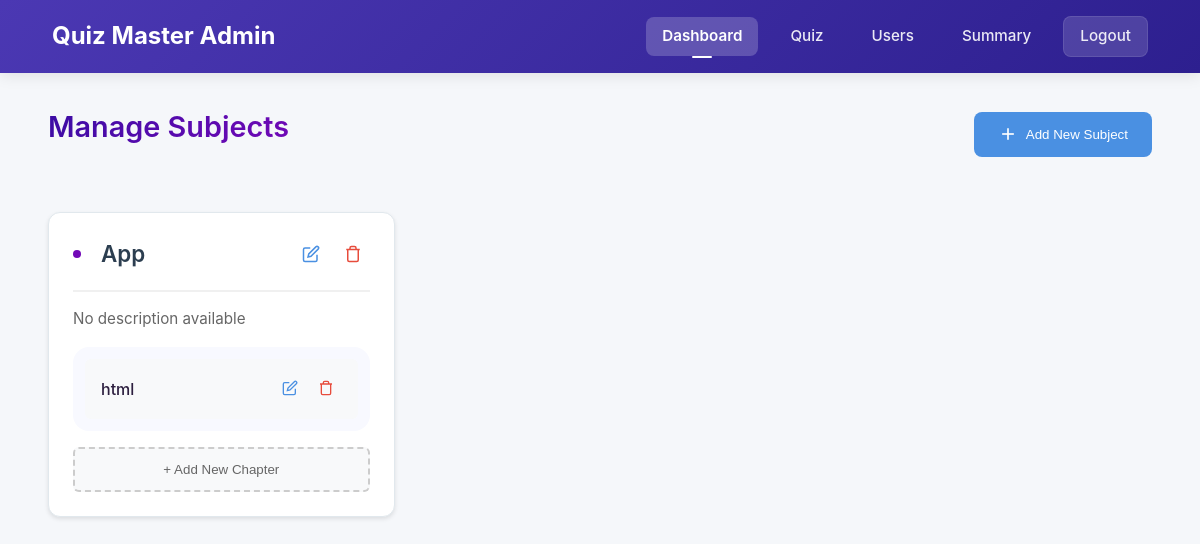
The app's page /admin/dashboard (signed in), older data.
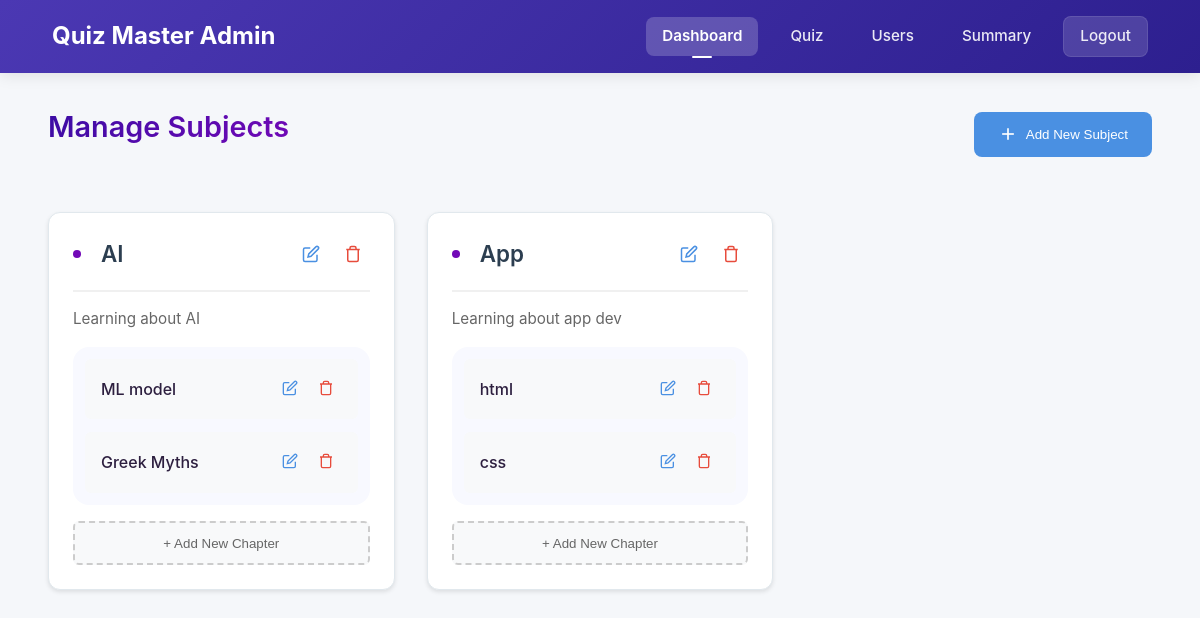
The same page, newer data.
### app.py (models this page shows)
class Subject(db.Model):
    id = db.Column(db.Integer, primary_key=True)
    name = db.Column(db.String(100), nullable=False)
    description = db.Column(db.Text, nullable=True)
    created_at = db.Column(db.DateTime, default=datetime.utcnow)
    chapters = db.relationship('Chapter', backref='subject', lazy=True, cascade="all, delete-orphan")

class Chapter(db.Model):
    id = db.Column(db.Integer, primary_key=True)
    name = db.Column(db.String(100), nullable=False)
    description = db.Column(db.Text, nullable=True)
    subject_id = db.Column(db.Integer, db.ForeignKey('subject.id'), nullable=False)
    created_at = db.Column(db.DateTime, default=datetime.utcnow)

### app.py (the view)
@app.route('/admin/dashboard')
@admin_required
def admin_dashboard():
    subjects = Subject.query.order_by(Subject.created_at.desc()).all()
    return render_template('admin/admin_dashboard.html', active_page='home', subjects=subjects)

### app.py (called while the page is built)
def get_current_user():
    if 'user_id' in session:
        return User.query.get(session['user_id'])
    return None

@app.context_processor
def utility_processor():
    return dict(current_user=get_current_user())

def admin_required(f):
    @wraps(f)
    def decorated_function(*args, **kwargs):
        if 'user_id' not in session:
            flash('Please login first.', 'error')
            return redirect(url_for('login'))
        user = User.query.get(session['user_id'])
        if not user or not user.is_admin:
            flash('Admin access required.', 'error')
            return redirect(url_for('dashboard'))
        return f(*args, **kwargs)
    return decorated_function

### templates/admin/admin_dashboard.html (shortened to what this page needs)
<!DOCTYPE html>
<html lang="en">
<head>
    <link href="/static/navbar.css" rel="stylesheet">
    <link href="/static/dashboard.css" rel="stylesheet">
</head>
<body>
    <nav class="navbar">
        <div class="nav-container">
            <div style="font-size: 150%;color: white;font-weight: bold;">
                Quiz Master Admin
            </div>
            <div class="nav-links">
                <a href="{{ url_for('admin_dashboard') }}" {% if active_page == 'home' %}class="active"{% endif %}>
                    Dashboard
                </a>
                <a href="{{ url_for('admin_quiz') }}" {% if active_page == 'quiz' %}class="active"{% endif %}>
                    Quiz
                </a>
                <a href="{{ url_for('users') }}" {% if active_page == 'users' %}class="active"{% endif %}>
                    Users
                </a>
                <a href="{{ url_for('admin_summary') }}" {% if active_page == 'summary' %}class="active"{% endif %}>
                    Summary
                </a>
                <a href="{{ url_for('logout') }}" class="logout-btn">
                    Logout
                </a>
            </div>
        </div>
    </nav>
    <main>
        <div class="dashboard-header">
            <h1 class="dashboard-title">Manage Subjects</h1>
            <button class="add-subject-btn" onclick="openSubjectModal()">
                <svg width="20" height="20" viewBox="0 0 24 24" fill="none" stroke="currentColor" stroke-width="2">
                    <line x1="12" y1="5" x2="12" y2="19"></line>
                    <line x1="5" y1="12" x2="19" y2="12"></line>
                </svg>
                Add New Subject
            </button>
        </div>
        <div class="subjects-grid">
            {% for subject in subjects %}
            <div class="subject-card">
                <div class="subject-header">
                    <h3 class="subject-title">{{ subject.name }}</h3>
                    <div class="subject-actions">
                        <button class="action-btn edit-btn" onclick="openEditSubjectModal({{ subject.id }}, '{{ subject.name }}', '{{ subject.description }}')">
                            <svg width="18" height="18" viewBox="0 0 24 24" fill="none" stroke="currentColor" stroke-width="2">
                                <path d="M11 4H4a2 2 0 0 0-2 2v14a2 2 0 0 0 2 2h14a2 2 0 0 0 2-2v-7"></path>
                                <path d="M18.5 2.5a2.121 2.121 0 0 1 3 3L12 15l-4 1 1-4 9.5-9.5z"></path>
                            </svg>
                        </button>
                        <form action="{{ url_for('delete_subject', subject_id=subject.id) }}" method="POST" style="display: inline;">
                            <button type="submit" class="action-btn delete-btn" onclick="return confirm('Are you sure you want to delete this subject?')">
                                <svg width="18" height="18" viewBox="0 0 24 24" fill="none" stroke="currentColor" stroke-width="2">
                                    <path d="M3 6h18"></path>
                                    <path d="M19 6v14a2 2 0 0 1-2 2H7a2 2 0 0 1-2-2V6m3 0V4a2 2 0 0 1 2-2h4a2 2 0 0 1 2 2v2"></path>
                                </svg>
                            </button>
                        </form>
                    </div>
                </div>
                <p class="subject-description">{{ subject.description or 'No description available' }}</p>
                <div class="chapters-list">
                    {% for chapter in subject.chapters %}
                    <div class="chapter-item">
                        <span>{{ chapter.name }}</span>
                        <div class="chapter-actions">
                            <button class="action-btn edit-btn" onclick="openEditChapterModal({{ chapter.id }}, '{{ chapter.name }}', '{{ chapter.description }}')">
                                <svg width="16" height="16" viewBox="0 0 24 24" fill="none" stroke="currentColor" stroke-width="2">
                                    <path d="M11 4H4a2 2 0 0 0-2 2v14a2 2 0 0 0 2 2h14a2 2 0 0 0 2-2v-7"></path>
                                    <path d="M18.5 2.5a2.121 2.121 0 0 1 3 3L12 15l-4 1 1-4 9.5-9.5z"></path>
                                </svg>
                            </button>
                            <form action="{{ url_for('delete_chapter', chapter_id=chapter.id) }}" method="POST" style="display: inline;">
                                <button type="submit" class="action-btn delete-btn" onclick="return confirm('Are you sure you want to delete this chapter?')">
                                    <svg width="16" height="16" viewBox="0 0 24 24" fill="none" stroke="currentColor" stroke-width="2">
                                        <path d="M3 6h18"></path>
                                        <path d="M19 6v14a2 2 0 0 1-2 2H7a2 2 0 0 1-2-2V6m3 0V4a2 2 0 0 1 2-2h4a2 2 0 0 1 2 2v2"></path>
                                    </svg>
                                </button>
                            </form>
                        </div>
                    </div>
                    {% endfor %}
                </div>
                <button class="add-chapter-btn" onclick="openChapterModal({{ subject.id }})">
                    + Add New Chapter
                </button>
            </div>
            {% else %}
            <div class="empty-state">
                <h3>No subjects available</h3>
                <p>Click the "Add New Subject" button to get started</p>
            </div>
            {% endfor %}
        </div>
    </main>
</body>
</html>

### static/navbar.css (style rules this page uses)
.navbar, .navbar-nav, .nav-item, .nav-link { all: unset; display: revert; }
* { margin: 0; padding: 0; box-sizing: border-box; }
body { font-family: 'Segoe UI', Tahoma, Geneva, Verdana, sans-serif; }
.navbar { background: linear-gradient(135deg, #4b38b3 0%, #2d1f8f 100%); padding: 1rem 2rem; box-shadow: 0 2px 15px rgba(0, 0, 0, 0.1); position: sticky; top: 0; z-index: 1000; display: flex; align-items: center; justify-content: space-between; }
.nav-container { max-width: 1200px; margin: 0 auto; display: flex; justify-content: space-between; align-items: center; width: 100%; }
.nav-links { display: flex; gap: 1rem; align-items: center; }
.nav-links a { color: rgba(255, 255, 255, 0.9); text-decoration: none; padding: 0.5rem 1rem; border-radius: 8px; font-size: 0.95rem; font-weight: 500; transition: all 0.3s ease; position: relative; }
.nav-links a.active { background: rgba(255, 255, 255, 0.2); color: white; font-weight: 600; }
.nav-links a.active::after { content: ''; position: absolute; bottom: -2px; left: 50%; transform: translateX(-50%); width: 20px; height: 2px; background-color: white; border-radius: 2px; }
.logout-btn { background-color: rgba(255, 255, 255, 0.15); color: white; padding: 0.5rem 1.2rem; border-radius: 8px; font-weight: 500; transition: all 0.3s ease; border: 1px solid rgba(255, 255, 255, 0.1); }
.nav-container { display: flex; justify-content: space-between; align-items: center; padding: 0 20px; max-width: 1200px; margin: 0 auto; }

### static/dashboard.css (style rules this page uses)
body { background: #f8f9ff; font-family: 'Inter', system-ui, -apple-system, sans-serif; color: #1a1f36; line-height: 1.5; margin: 0; padding: 0; }
main { max-width: 1400px; margin: 0 auto; padding: 2rem; background: #f8f9ff; }
.dashboard-header { margin-bottom: 3rem; position: relative; padding-bottom: 1rem; }
.dashboard-title { font-size: 2.5rem; font-weight: 800; background: linear-gradient(135deg, #3a0ca3 0%, #7209b7 100%); -webkit-background-clip: text; -webkit-text-fill-color: transparent; margin-bottom: 1rem; }
.subjects-grid { display: grid; grid-template-columns: repeat(auto-fill, minmax(380px, 1fr)); gap: 2.5rem; perspective: 1000px; }
.subject-card { background: white; border-radius: 20px; box-shadow: 0 4px 6px -1px rgba(58, 12, 163, 0.05), 0 2px 4px -1px rgba(58, 12, 163, 0.03); padding: 2rem; position: relative; transition: all 0.4s cubic-bezier(0.4, 0, 0.2, 1); overflow: hidden; border: 1px solid rgba(114, 9, 183, 0.08); }
.subject-card::before { content: ''; position: absolute; top: 0; left: 0; right: 0; height: 6px; background: linear-gradient(135deg, #3a0ca3 0%, #7209b7 100%); border-radius: 20px 20px 0 0; opacity: 0; transition: opacity 0.3s ease; }
.subject-header { margin-bottom: 2rem; position: relative; }
.subject-title { font-size: 1.75rem; font-weight: 700; color: #2d1f3f; margin-bottom: 1rem; display: flex; align-items: center; gap: 0.75rem; }
.subject-title::before { content: ''; display: block; width: 8px; height: 8px; background: #7209b7; border-radius: 50%; margin-right: 0.5rem; }
.subject-description { color: #4f546b; font-size: 1rem; line-height: 1.7; margin-bottom: 2rem; }
.chapters-list { background: #f8f9ff; border-radius: 16px; padding: 0.75rem; position: relative; }
.chapter-item { padding: 1.25rem; border-radius: 12px; display: flex; align-items: center; gap: 1rem; cursor: pointer; transition: all 0.3s ease; position: relative; overflow: hidden; }
.chapter-item::before { content: ''; position: absolute; left: 0; top: 0; height: 100%; width: 4px; background: linear-gradient(135deg, #3a0ca3 0%, #7209b7 100%); opacity: 0; transition: opacity 0.3s ease; border-radius: 4px; }
.chapter-item span { color: #2d1f3f; font-weight: 500; font-size: 1rem; flex: 1; }

Row changes from the older to the newer data that the page shows:
added Subject: name "AI", description "Learning about AI"
added Chapter: name "ML model", shown under "AI"
added Chapter: name "Greek Myths", shown under "AI"
changed Subject "App": description "No description available" → "Learning about app dev"
added Chapter: name "css", shown under Subject "App"
